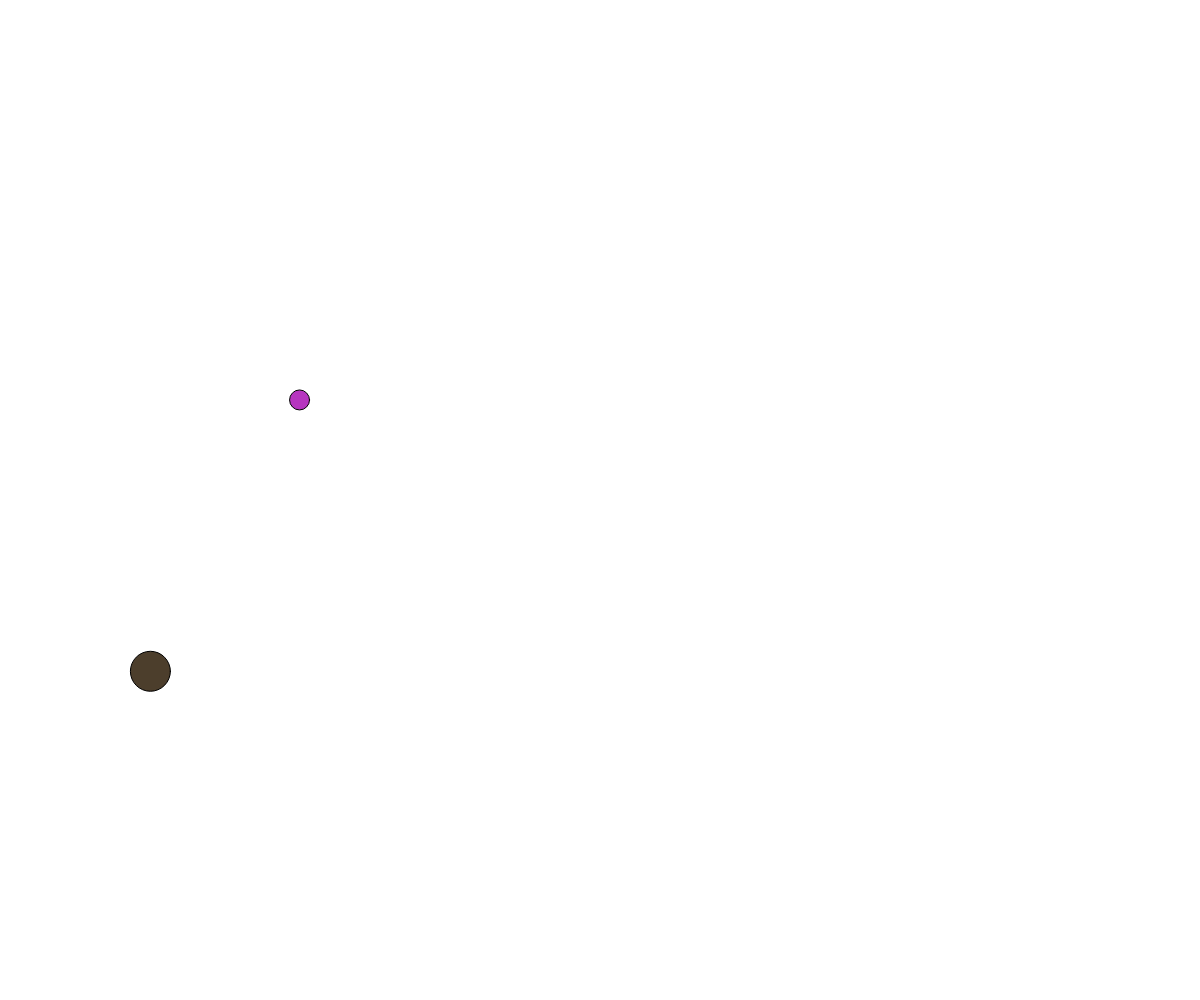
Frame 1 (no input)
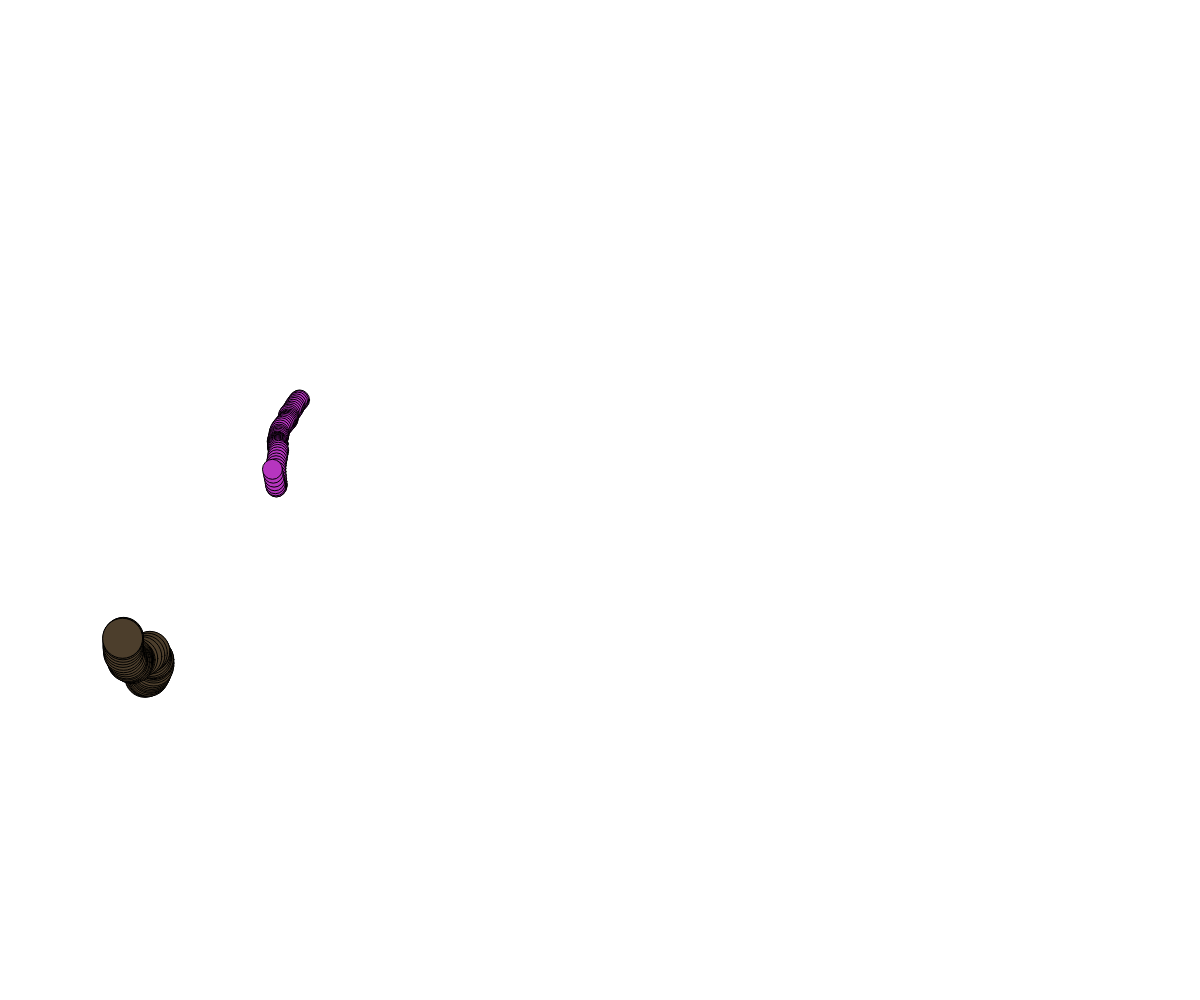
Frame 60 (no input)
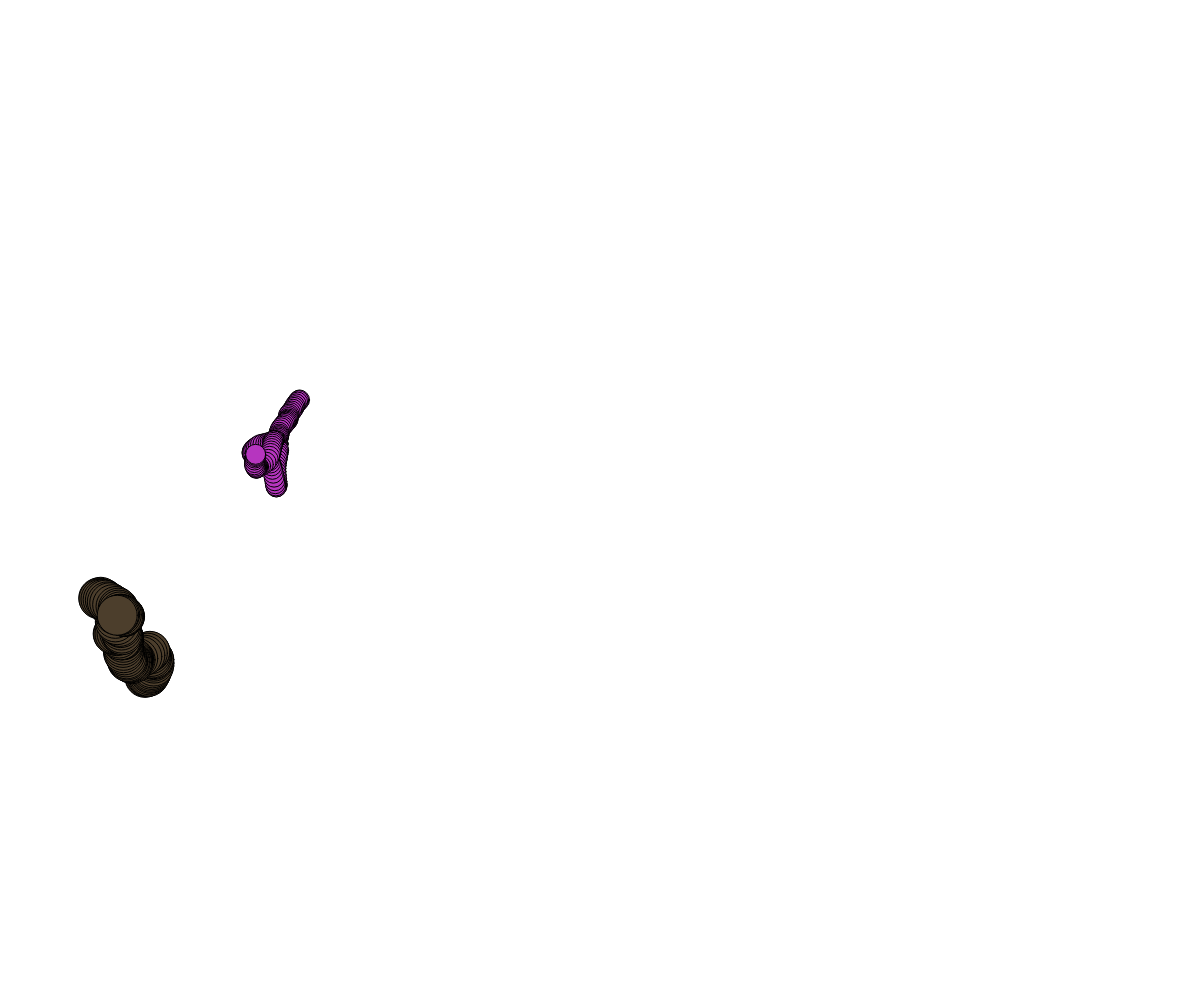
Frame 120 (the mouse pressed at the canvas centre since frame 60)

The p5.js sketch that drew these frames (run headless with seeded random() and noise() and a simulated clock; from frame 60 on, the mouse is pressed at the canvas centre):

// p5.js sketch
// ── sketch.js
// Object Notation, Noise Recap
// Miki Hoang
// March 2, 2026

// GLOBAL VARIABLES
let ball, ball2; // Objects can't be created before setup


function setup() {
  createCanvas(windowWidth, windowHeight);
  ball = { // Object notation. Inside the brackets set up a bunch of
           // property:value pairs
    x: 300,    y: 400,     size: 20,
    c: color(random(255), random(255), random(255)),
    timeX: random(100),   timeY: random(100),   timeOff: 0.08
  }
  ball2 ={
    x: 150,    y: 670,     size: 40,
    c: color(random(255), random(255), random(255)),
    timeX: random(100),   timeY: random(100),   timeOff: 0.2
  }
}

function moveBall(b){
  // b -> Ball type object
  // Update the position and draw the ball

  // Generate how to change x and y position (noise)
  let dx = noise(b.timeX); // 0-1
  dx = map(dx, 0, 1, -5, 5); // dx: -5 to 5
  let dy = noise(b.timeY); // 0-1
  dy = map (dy, 0, 1, -5, 5); // dy: -5 to 5

  // Advance our noise graph "cursors"
  b.timeX += b.timeOff; b.timeY += b.timeOff;

  // Update the position
  b.x += dx;    b.y += dy;

  // Corrections (Wrap around)
  if(b.x < 0) b.x = width;
  else if(b.x > width) b.x = 0;

  if(b.y < 0) b.y = height;
  else if(b.y > height) b.y = 0

  // Render the circle
  fill(b.c);
  circle(b.x, b.y, b.size);
}

function draw() {
  // background(220);
  moveBall(ball);
  moveBall(ball2);
}
